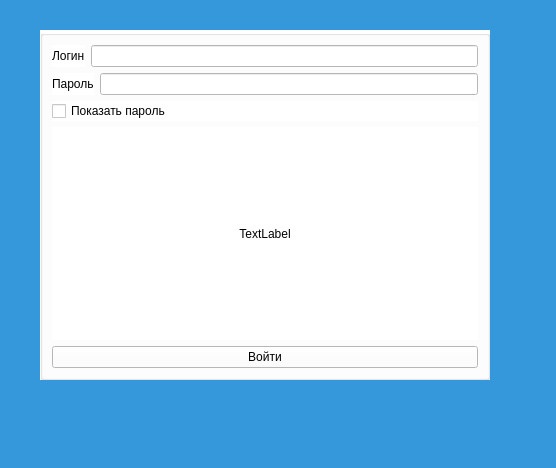
<?xml version="1.0" encoding="UTF-8"?>
<ui version="4.0">
 <class>AuthWindow</class>
 <widget class="QMainWindow" name="AuthWindow">
  <property name="geometry">
   <rect>
    <x>0</x>
    <y>0</y>
    <width>556</width>
    <height>468</height>
   </rect>
  </property>
  <property name="minimumSize">
   <size>
    <width>500</width>
    <height>400</height>
   </size>
  </property>
  <property name="windowTitle">
   <string>MainWindow</string>
  </property>
  <property name="styleSheet">
   <string notr="true">background: #3498db;</string>
  </property>
  <widget class="QWidget" name="centralwidget">
   <widget class="QGroupBox" name="groupBox">
    <property name="geometry">
     <rect>
      <x>40</x>
      <y>30</y>
      <width>450</width>
      <height>350</height>
     </rect>
    </property>
    <property name="minimumSize">
     <size>
      <width>400</width>
      <height>300</height>
     </size>
    </property>
    <property name="styleSheet">
     <string notr="true">background: white</string>
    </property>
    <property name="title">
     <string/>
    </property>
    <layout class="QVBoxLayout" name="verticalLayout_2">
     <item>
      <layout class="QHBoxLayout" name="horizontalLayout">
       <item>
        <widget class="QLabel" name="usernameLabel">
         <property name="text">
          <string>Логин</string>
         </property>
         <property name="alignment">
          <set>Qt::AlignLeading|Qt::AlignLeft|Qt::AlignVCenter</set>
         </property>
        </widget>
       </item>
       <item>
        <widget class="QLineEdit" name="usernameEdit">
         <property name="enabled">
          <bool>true</bool>
         </property>
         <property name="text">
          <string/>
         </property>
        </widget>
       </item>
      </layout>
     </item>
     <item>
      <layout class="QHBoxLayout" name="horizontalLayout_2">
       <item>
        <widget class="QLabel" name="passwordLabel">
         <property name="text">
          <string>Пароль</string>
         </property>
         <property name="alignment">
          <set>Qt::AlignLeading|Qt::AlignLeft|Qt::AlignVCenter</set>
         </property>
        </widget>
       </item>
       <item>
        <widget class="QLineEdit" name="passwordEdit">
         <property name="enabled">
          <bool>true</bool>
         </property>
         <property name="text">
          <string/>
         </property>
        </widget>
       </item>
      </layout>
     </item>
     <item>
      <widget class="QCheckBox" name="showPasswordCheckbox">
       <property name="text">
        <string>Показать пароль</string>
       </property>
      </widget>
     </item>
     <item>
      <widget class="QLabel" name="errorLabel">
       <property name="enabled">
        <bool>true</bool>
       </property>
       <property name="text">
        <string>TextLabel</string>
       </property>
       <property name="scaledContents">
        <bool>false</bool>
       </property>
       <property name="alignment">
        <set>Qt::AlignCenter</set>
       </property>
      </widget>
     </item>
     <item>
      <widget class="QPushButton" name="loginButton">
       <property name="text">
        <string>Войти</string>
       </property>
      </widget>
     </item>
    </layout>
   </widget>
  </widget>
  <widget class="QMenuBar" name="menubar">
   <property name="geometry">
    <rect>
     <x>0</x>
     <y>0</y>
     <width>556</width>
     <height>30</height>
    </rect>
   </property>
  </widget>
  <widget class="QStatusBar" name="statusbar"/>
 </widget>
 <resources/>
 <connections/>
</ui>
